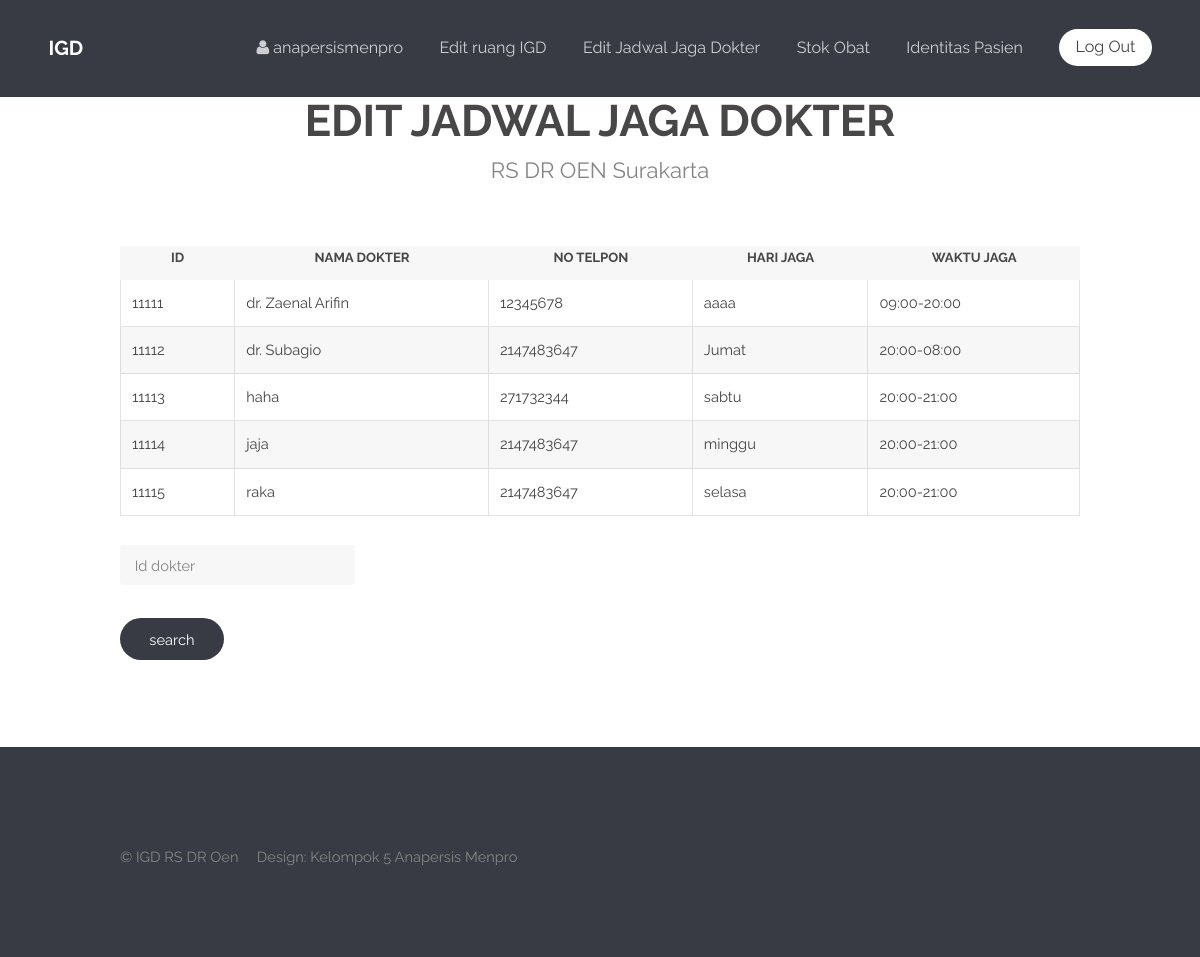
The app's page /editJadwalJagaDokter.php (signed in) with its own data.
### tables this page shows
CREATE TABLE IF NOT EXISTS `jadwaljagadokter` (
`Id` int(10) NOT NULL,
  `namaDokter` varchar(50) NOT NULL,
  `noTelpon` int(14) NOT NULL,
  `hariJaga` varchar(30) NOT NULL,
  `waktuJaga` varchar(30) NOT NULL
);

### editJadwalJagaDokter.php (the view, shortened to what this page needs)
<?php
    include('konek.php');
	if(!isset($_SESSION['login_user'])){
		echo"<script>alert('hanya admin yang boleh mengakses halaman ini');history.go(-1);</script>";
	} else {
?>
<!DOCTYPE html>
<html lang="en">
	<head>
	</head>
	<body>
			<header id="header" style="position: fixed;">
				<?php
					include "pecah/headerTopAdmin.php";
				?>
			</header>
			<section id="main" class="wrapper">
				<div class="container">
					<header class="major">
						<h2>EDIT JADWAL JAGA DOKTER</h2>
						<p>RS DR OEN Surakarta</p>
					</header>
					<section class="profiles">
						<div class="table-wrapper">
		                    <table class ="alt">
			                    <tbody>
			                        <tr>
			                            <th><center>ID</th></center>
			                            <th><center>NAMA DOKTER</th></center>
			                            <th><center>NO TELPON</th></center>
			                            <th><center>HARI JAGA</th></center>
			                            <th><center>WAKTU JAGA</th></center>
			                        </tr>
	                        <?php
	                            $sql="select Id, namaDokter, noTelpon, hariJaga, waktuJaga from jadwaljagadokter";
	                            $hasil = $conn->query( $sql );
	                            if( $hasil->num_rows>0 ) {
		                            while($row = $hasil->fetch_assoc()){
                            ?>
				                        <tr class="active">
				                            <td><?php echo $row['Id'] ?></td>
				                            <td><?php echo $row['namaDokter'] ?></td>
				                            <td><?php echo $row['noTelpon'] ?></td>
				                            <td><?php echo $row['hariJaga'] ?></td>
				                            <td><?php echo $row['waktuJaga'] ?></td>
				                        </tr>
	                        <?php
		                            }
		                        }
	                        ?>
			                    </tbody>
		                    </table>
		                    <div class="6u 12u(3)">
								<form method="post" action="">
									<div class="row uniform 50%">
										<div class="6u 12u$(4)">
											<input type="text" name="id" id="id" placeholder="Id dokter" />
										</div> <br/><br/><br/>
										<div class="6u 12u$(4)" align="left">
											<ul class="actions">
												<li><input type="submit" name="submit9" value="search" class="special"/></li>
											</ul>
										</div>
										<span><?php echo $error; ?></span>
									</div>
								</form>
							</div>
				                </div>
							</div>
					</section>
		<footer id="footer">
			<?php
				include "pecah/footer.php";
			?>
		</footer>
	</body>
</html>
<?php
	}
?>

### css/style.css (style rules this page uses)
body { background: #fff; }
body, input, select, textarea { color: #444; font-family: "Raleway", Helvetica, sans-serif; font-size: 13pt; font-weight: 400; line-height: 1.65em; }
p { margin: 0 0 2em 0; }
h1, h2, h3, h4, h5, h6 { color: #474747; font-weight: 700; line-height: 1em; margin: 0 0 1em 0; }
h2 { font-size: 1.75em; line-height: 1.5em; }
header p { color: #858585; position: relative; margin: 0 0 1.5em 0; }
header h2 + p { font-size: 1.25em; margin-top: -1em; line-height: 1.5em; }
header.major { text-align: center; margin-bottom: 4em; }
header.major h2 { font-size: 3em; margin-bottom: 0.5em; }
header.major p { font-size: 1.5em; }
form { margin: 0 0 2em 0; }
input[type="text"], input[type="password"], input[type="email"], select, textarea { -moz-appearance: none; -webkit-appearance: none; -o-appearance: none; -ms-appearance: none; appearance: none; background: rgba(144, 144, 144, 0.075); border-radius: 4px; border: none; color: inherit; display: block; outline: 0; padding: 0 1em; text-decoration: none; width: 100%; }
input[type="text"], input[type="password"], input[type="email"], select { height: 2.75em; }
ul { list-style: disc; margin: 0 0 2em 0; padding-left: 1em; }
ul li { padding-left: 0.5em; }
ul.actions { cursor: default; list-style: none; padding-left: 0; }
ul.actions li { display: inline-block; padding: 0 1em 0 0; vertical-align: middle; }
ul.actions li:last-child { padding-right: 0; }
.table-wrapper { -webkit-overflow-scrolling: touch; overflow-x: auto; }
table { margin: 0 0 2em 0; width: 100%; }
table tbody tr { border: solid 1px rgba(144, 144, 144, 0.25); border-left: 0; border-right: 0; }
table tbody tr:nth-child(2n + 1) { background-color: rgba(144, 144, 144, 0.075); }
table td { padding: 0.75em 0.75em; }
table th { color: #474747; font-size: 0.9em; font-weight: 700; padding: 0 0.75em 0.75em 0.75em; text-align: left; }
table.alt { border-collapse: separate; }
table.alt tbody tr td { border: solid 1px rgba(144, 144, 144, 0.25); border-left-width: 0; border-top-width: 0; }
table.alt tbody tr td:first-child { border-left-width: 1px; }
input[type="submit"], input[type="reset"], input[type="button"], .button { -moz-appearance: none; -webkit-appearance: none; -o-appearance: none; -ms-appearance: none; appearance: none; -moz-transition: background-color 0.2s ease-in-out, color 0.2s ease-in-out; -webkit-transition: background-color 0.2s ease-in-out, color 0.2s ease-in-out; -o-transition: background-color 0.2s ease-in-out, color 0.2s ease-in-out; -ms-transition: background-color 0.2s ease-in-out, color 0.2s ease-in-out; transition: background-color 0.2s ease-in-out, color 0.2s ease-in-out; background-color: #3cadd4; border-radius: 30px; border: 0; color: #ffffff !important; cursor: pointer; display: inline-block; font-weight: 400; height: 2.85em; line-height: 2.95em; padding: 0 2em; text-align: center; text-decoration: none; white-space: nowrap; }
input[type="submit"].special, input[type="reset"].special, input[type="button"].special, .button.special { background-color: #383b43; color: #ffffff !important; }
#header { background-color: #383b43; color: #ffffff; cursor: default; font-size: 1.1em; height: 6em; line-height: 6em; width: 100%; z-index: 10000; }
.wrapper { padding: 6em 0em 4em; }
#footer { background: #383b43; padding: 6em 0em 4em; }

### css/style-xlarge.css (style rules this page uses)
body, input, select, textarea { font-size: 11pt; }

### records on screen
jadwaljagadokter: Id "11111", namaDokter "dr. Zaenal Arifin", noTelpon "12345678", hariJaga "aaaa", waktuJaga "09:00-20:00"
jadwaljagadokter: Id "11112", namaDokter "dr. Subagio", noTelpon "2147483647", hariJaga "Jumat", waktuJaga "20:00-08:00"
jadwaljagadokter: Id "11113", namaDokter "haha", noTelpon "271732344", hariJaga "sabtu", waktuJaga "20:00-21:00"
jadwaljagadokter: Id "11114", namaDokter "jaja", noTelpon "2147483647", hariJaga "minggu", waktuJaga "20:00-21:00"
jadwaljagadokter: Id "11115", namaDokter "raka", noTelpon "2147483647", hariJaga "selasa", waktuJaga "20:00-21:00"

### other values on screen
$_SESSION['login_user'] "anapersismenpro"
